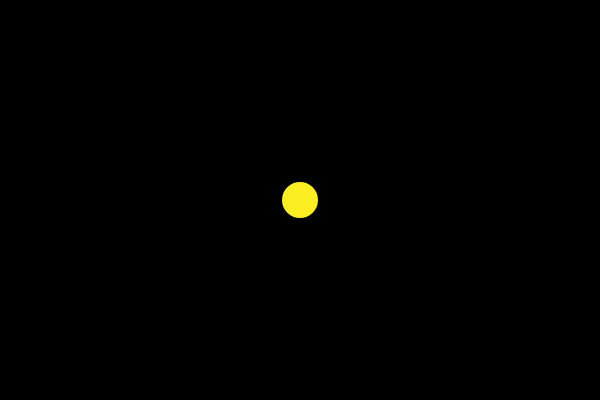
Frame 1 (no input)
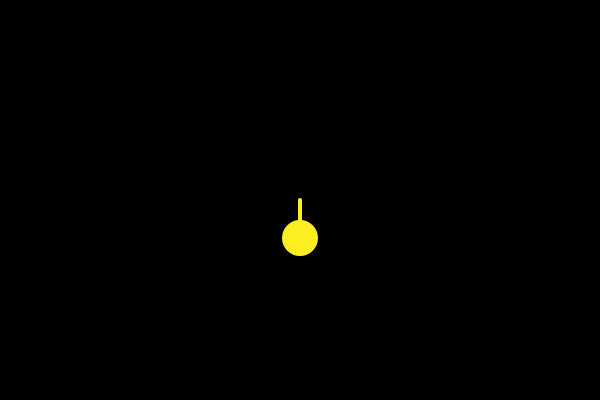
Frame 60 (no input)
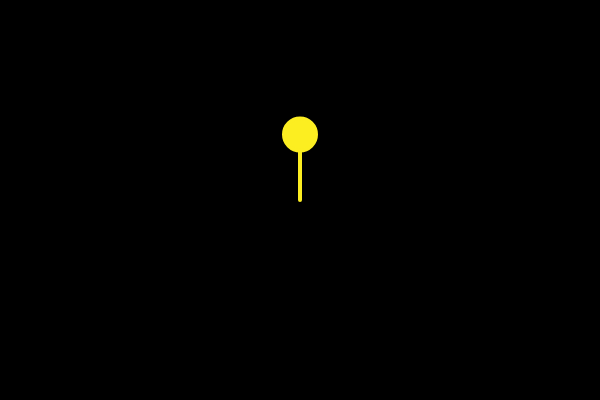
Frame 120 (the mouse pressed at the canvas centre since frame 60)

The p5.js sketch that drew these frames (run headless with seeded random() and noise() and a simulated clock; from frame 60 on, the mouse is pressed at the canvas centre):

// p5.js sketch
// ── sketch.js
// Simple Harmonic Motion (Yoyo)
// The Nature of Code
// The Coding Train / Daniel Shiffman
// https://youtu.be/oXwCVDXS2Lg
// https://thecodingtrain.com/learning/nature-of-code/3.3-angles-and-vectors.html

// Basic: https://editor.p5js.org/codingtrain/sketches/Fn1feR81W
// Approximate Time: https://editor.p5js.org/codingtrain/sketches/uGCYH4-PN
// Exact Time Exercise: https://editor.p5js.org/codingtrain/sketches/jp2B-0Wkg
// Main: https://editor.p5js.org/codingtrain/sketches/MfvyVULHT
// Yoyo: https://editor.p5js.org/codingtrain/sketches/qBhVjZ0pn
// 2-axes Exercise: https://editor.p5js.org/codingtrain/sketches/_ir7-suNG

let angle = 0;
let angleV = 0.05;

function setup() {
  createCanvas(600, 400);
}

function draw() {
  background(0);
  translate(300, 200);
  fill(252, 238, 33);
  stroke(252, 238, 33);
  let y = map(sin(angle), -1, 1, -200, 200);
  strokeWeight(4);
  line(0, 0, 0, y);
  circle(0, y, 32);
  angle += angleV;
}
